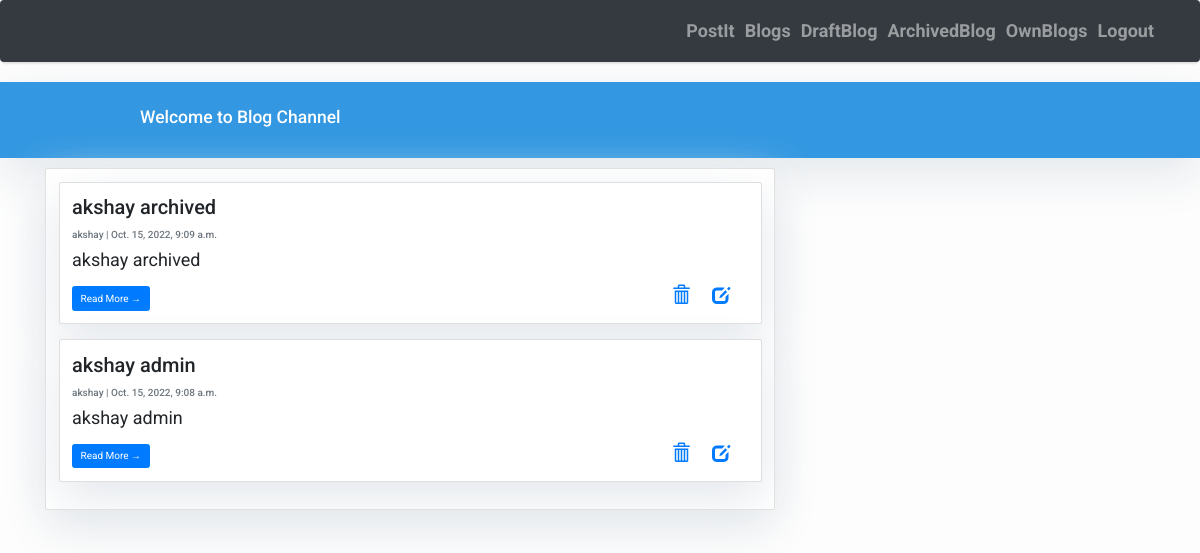
/blog/userarchiveposts/, run on the app's committed database.
### blogs/models.py (models this page shows, shortened)
class Post(models.Model):
    title = models.CharField(max_length=200, unique=True)
    author = models.ForeignKey(User, on_delete= models.CASCADE,related_name='blog_posts', null=True)
    updated_on = models.DateTimeField(auto_now= True)
    content = models.TextField()
    created_on = models.DateTimeField(auto_now_add=True)
    status = models.IntegerField(choices=STATUS, default=1)
    class Meta:
        ordering = ['-created_on']

### blogs/views.py (the view)
# urls.py: path('userarchiveposts/', views.AllArchivePosts.as_view(), name='user_archive_posts'),
class AllArchivePosts(View):
   def get(self, request):
        obj = Post.objects.filter(status=2).order_by('-created_on')
        keys = {"post_list": obj}
        return render(request, "post_list.html", keys)

### blogs/templates/post_list.html (shortened to what this page needs)
{% extends "home.html" %}
{% block content %}
<div class="container">
    <div class="row">
        <div class="col-md-8 mt-3 left">
            <div class="card mb-4">
                <div class="card-body">
                {% for post in post_list %}
                <div class="card mb-4">
                    <div class="card-body">
                        <h2 class="card-title">{{ post.title }}</h2>
                        <p class="card-text text-muted h6">{{ post.author }} | {{ post.created_on}} </p>
                        <p class="card-text">{{post.content|slice:":200" }}</p>
                        <a href="{% url 'blog:post_detail' post.id  %}" class="btn btn-primary">Read More &rarr;</a>
                        <div class="right">
                        <a href="{% url 'blog:post_delete' post.id  %}">
                            <span class="glyphicon glyphicon-trash" ></span>
                          </a>&nbsp;&nbsp;&nbsp;
                        <a href="{% url 'blog:post_update' post.id  %}">
                        <span class="glyphicon glyphicon-edit"></span>
                        </a>&nbsp;&nbsp;&nbsp;
                        </div>
                    </div>
                </div>
                {% endfor %}
                </div>
            </div>
        </div>
    </div>
</div>
{%endblock%}

### blogs/templates/home.html (style rules this page uses)
body { font-family: "Roboto", sans-serif; font-size: 17px; background-color: #fdfdfd; }

### blogs/templates/post_list.html (style rules this page uses)
body { font-family: "Roboto", sans-serif; font-size: 18px; background-color: #fdfdfd; }
.card { box-shadow: 0 16px 48px #E3E7EB; }
.right { text-align: right; float: right; }

### data on the page
Post: title "akshay archived", author "akshay", created_on "Oct. 15, 2022, 9:09 a.m.", content "akshay archived"
Post: title "akshay admin", author "akshay", created_on "Oct. 15, 2022, 9:08 a.m.", content "akshay admin"
